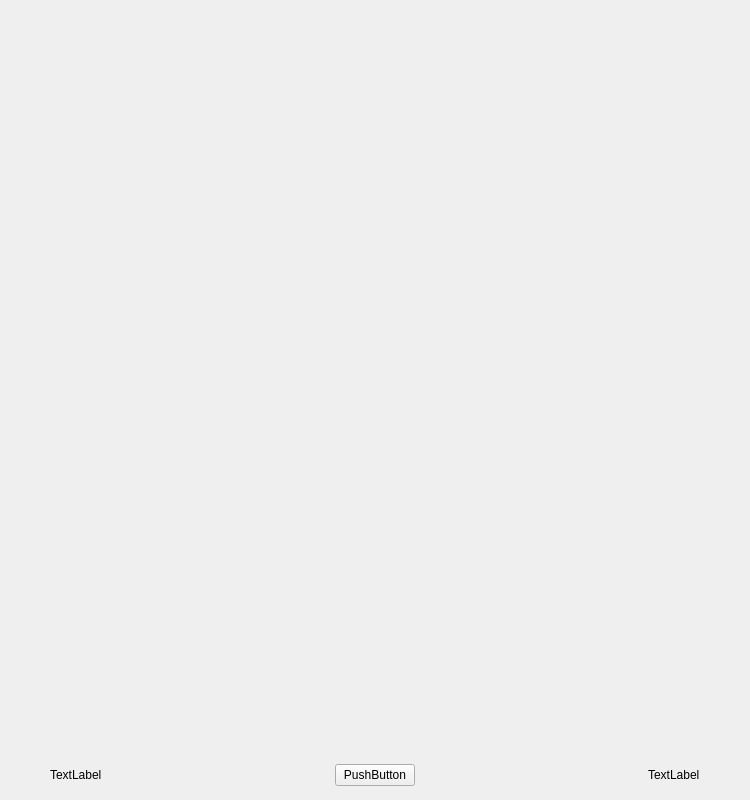
<?xml version="1.0" encoding="UTF-8"?>
<ui version="4.0">
 <class>Game_Othello</class>
 <widget class="QWidget" name="Game_Othello">
  <property name="geometry">
   <rect>
    <x>0</x>
    <y>0</y>
    <width>750</width>
    <height>800</height>
   </rect>
  </property>
  <property name="minimumSize">
   <size>
    <width>750</width>
    <height>800</height>
   </size>
  </property>
  <property name="maximumSize">
   <size>
    <width>750</width>
    <height>800</height>
   </size>
  </property>
  <property name="windowTitle">
   <string>Form</string>
  </property>
  <layout class="QGridLayout" name="gridLayout">
   <property name="leftMargin">
    <number>0</number>
   </property>
   <property name="topMargin">
    <number>0</number>
   </property>
   <property name="rightMargin">
    <number>0</number>
   </property>
   <property name="bottomMargin">
    <number>0</number>
   </property>
   <property name="spacing">
    <number>0</number>
   </property>
   <item row="0" column="0">
    <widget class="QWidget" name="widget_BG" native="true">
     <property name="minimumSize">
      <size>
       <width>750</width>
       <height>750</height>
      </size>
     </property>
     <property name="maximumSize">
      <size>
       <width>750</width>
       <height>750</height>
      </size>
     </property>
     <property name="contextMenuPolicy">
      <enum>Qt::NoContextMenu</enum>
     </property>
     <property name="autoFillBackground">
      <bool>false</bool>
     </property>
     <property name="styleSheet">
      <string notr="true">QWidget#widget_BG
{
background-image: url(E:/QtProjects/gobang/棋盘2.png);
background-position:center;
background-repeat:no-repeat;
}</string>
     </property>
     <layout class="QGridLayout" name="gridLayout_2">
      <property name="leftMargin">
       <number>0</number>
      </property>
      <property name="topMargin">
       <number>0</number>
      </property>
      <property name="rightMargin">
       <number>0</number>
      </property>
      <property name="bottomMargin">
       <number>0</number>
      </property>
      <property name="spacing">
       <number>0</number>
      </property>
     </layout>
    </widget>
   </item>
   <item row="1" column="0">
    <widget class="QWidget" name="horizontalWidget" native="true">
     <property name="minimumSize">
      <size>
       <width>0</width>
       <height>50</height>
      </size>
     </property>
     <property name="maximumSize">
      <size>
       <width>16777215</width>
       <height>50</height>
      </size>
     </property>
     <layout class="QHBoxLayout" name="horizontalLayout">
      <property name="spacing">
       <number>0</number>
      </property>
      <property name="leftMargin">
       <number>0</number>
      </property>
      <property name="topMargin">
       <number>0</number>
      </property>
      <property name="rightMargin">
       <number>0</number>
      </property>
      <property name="bottomMargin">
       <number>0</number>
      </property>
      <item>
       <widget class="QLabel" name="labelBlackPic">
        <property name="minimumSize">
         <size>
          <width>50</width>
          <height>50</height>
         </size>
        </property>
        <property name="maximumSize">
         <size>
          <width>50</width>
          <height>50</height>
         </size>
        </property>
        <property name="text">
         <string/>
        </property>
       </widget>
      </item>
      <item>
       <widget class="QLabel" name="labelBlackCount">
        <property name="text">
         <string>TextLabel</string>
        </property>
       </widget>
      </item>
      <item>
       <spacer name="horizontalSpacer">
        <property name="orientation">
         <enum>Qt::Horizontal</enum>
        </property>
        <property name="sizeHint" stdset="0">
         <size>
          <width>40</width>
          <height>20</height>
         </size>
        </property>
       </spacer>
      </item>
      <item>
       <widget class="QPushButton" name="GameSelfTest">
        <property name="text">
         <string>PushButton</string>
        </property>
       </widget>
      </item>
      <item>
       <spacer name="horizontalSpacer_2">
        <property name="orientation">
         <enum>Qt::Horizontal</enum>
        </property>
        <property name="sizeHint" stdset="0">
         <size>
          <width>40</width>
          <height>20</height>
         </size>
        </property>
       </spacer>
      </item>
      <item>
       <widget class="QLabel" name="labelWhiteCount">
        <property name="text">
         <string>TextLabel</string>
        </property>
       </widget>
      </item>
      <item>
       <widget class="QLabel" name="labelWhitePic">
        <property name="minimumSize">
         <size>
          <width>50</width>
          <height>50</height>
         </size>
        </property>
        <property name="maximumSize">
         <size>
          <width>50</width>
          <height>50</height>
         </size>
        </property>
        <property name="text">
         <string/>
        </property>
       </widget>
      </item>
     </layout>
    </widget>
   </item>
  </layout>
 </widget>
 <resources/>
 <connections/>
</ui>
